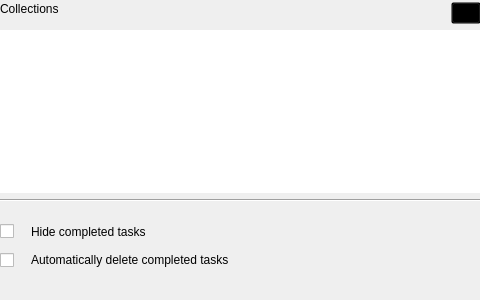
<?xml version="1.0" encoding="UTF-8"?>
<ui version="4.0">
 <class>config</class>
 <widget class="QWidget" name="config">
  <property name="geometry">
   <rect>
    <x>0</x>
    <y>0</y>
    <width>480</width>
    <height>300</height>
   </rect>
  </property>
  <property name="minimumSize">
   <size>
    <width>480</width>
    <height>300</height>
   </size>
  </property>
  <property name="windowTitle">
   <string>Configuration</string>
  </property>
  <widget class="Line" name="line">
   <property name="geometry">
    <rect>
     <x>0</x>
     <y>180</y>
     <width>481</width>
     <height>41</height>
    </rect>
   </property>
   <property name="orientation">
    <enum>Qt::Horizontal</enum>
   </property>
  </widget>
  <widget class="QWidget" name="layoutWidget1">
   <property name="geometry">
    <rect>
     <x>0</x>
     <y>2</y>
     <width>481</width>
     <height>191</height>
    </rect>
   </property>
   <layout class="QVBoxLayout" name="verticalLayout">
    <item>
     <layout class="QHBoxLayout" name="horizontalLayout">
      <item>
       <widget class="QLabel" name="label_4">
        <property name="text">
         <string>Collections</string>
        </property>
        <property name="alignment">
         <set>Qt::AlignLeading|Qt::AlignLeft|Qt::AlignTop</set>
        </property>
       </widget>
      </item>
      <item>
       <widget class="QPushButton" name="loadCollections">
        <property name="maximumSize">
         <size>
          <width>30</width>
          <height>30</height>
         </size>
        </property>
        <property name="styleSheet">
         <string notr="true">background-color:transparent</string>
        </property>
        <property name="text">
         <string/>
        </property>
       </widget>
      </item>
     </layout>
    </item>
    <item>
     <widget class="QListWidget" name="collectionsList">
      <property name="maximumSize">
       <size>
        <width>16777215</width>
        <height>16777215</height>
       </size>
      </property>
      <property name="frameShape">
       <enum>QFrame::NoFrame</enum>
      </property>
      <property name="frameShadow">
       <enum>QFrame::Plain</enum>
      </property>
      <property name="autoScroll">
       <bool>true</bool>
      </property>
      <property name="spacing">
       <number>2</number>
      </property>
      <property name="uniformItemSizes">
       <bool>true</bool>
      </property>
      <property name="sortingEnabled">
       <bool>false</bool>
      </property>
     </widget>
    </item>
   </layout>
  </widget>
  <widget class="QWidget" name="layoutWidget">
   <property name="geometry">
    <rect>
     <x>0</x>
     <y>220</y>
     <width>481</width>
     <height>51</height>
    </rect>
   </property>
   <layout class="QVBoxLayout" name="verticalLayout_2">
    <item>
     <layout class="QHBoxLayout" name="horizontalLayout_3">
      <item>
       <widget class="QCheckBox" name="autoHide">
        <property name="enabled">
         <bool>true</bool>
        </property>
        <property name="maximumSize">
         <size>
          <width>25</width>
          <height>25</height>
         </size>
        </property>
        <property name="text">
         <string/>
        </property>
       </widget>
      </item>
      <item>
       <widget class="QLabel" name="label_2">
        <property name="text">
         <string>Hide completed tasks</string>
        </property>
        <property name="alignment">
         <set>Qt::AlignLeading|Qt::AlignLeft|Qt::AlignVCenter</set>
        </property>
        <property name="wordWrap">
         <bool>false</bool>
        </property>
       </widget>
      </item>
     </layout>
    </item>
    <item>
     <layout class="QHBoxLayout" name="horizontalLayout_2">
      <item>
       <widget class="QCheckBox" name="autoDel">
        <property name="enabled">
         <bool>true</bool>
        </property>
        <property name="maximumSize">
         <size>
          <width>25</width>
          <height>25</height>
         </size>
        </property>
        <property name="text">
         <string/>
        </property>
       </widget>
      </item>
      <item>
       <widget class="QLabel" name="label">
        <property name="text">
         <string>Automatically delete completed tasks</string>
        </property>
       </widget>
      </item>
     </layout>
    </item>
   </layout>
  </widget>
 </widget>
 <resources/>
 <connections/>
</ui>
